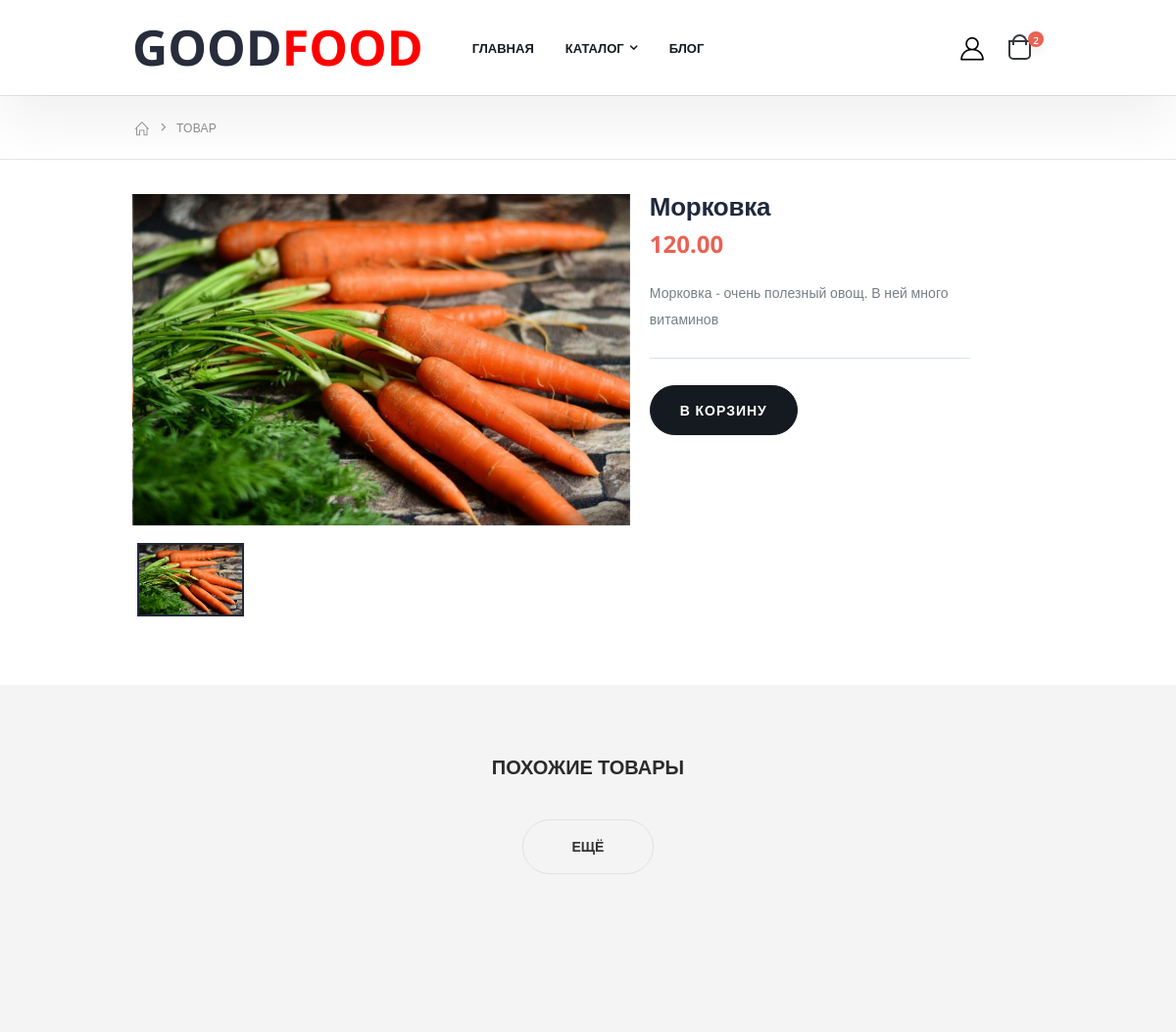
/product/1/ (upper part), run on an earlier commit of the app's database.
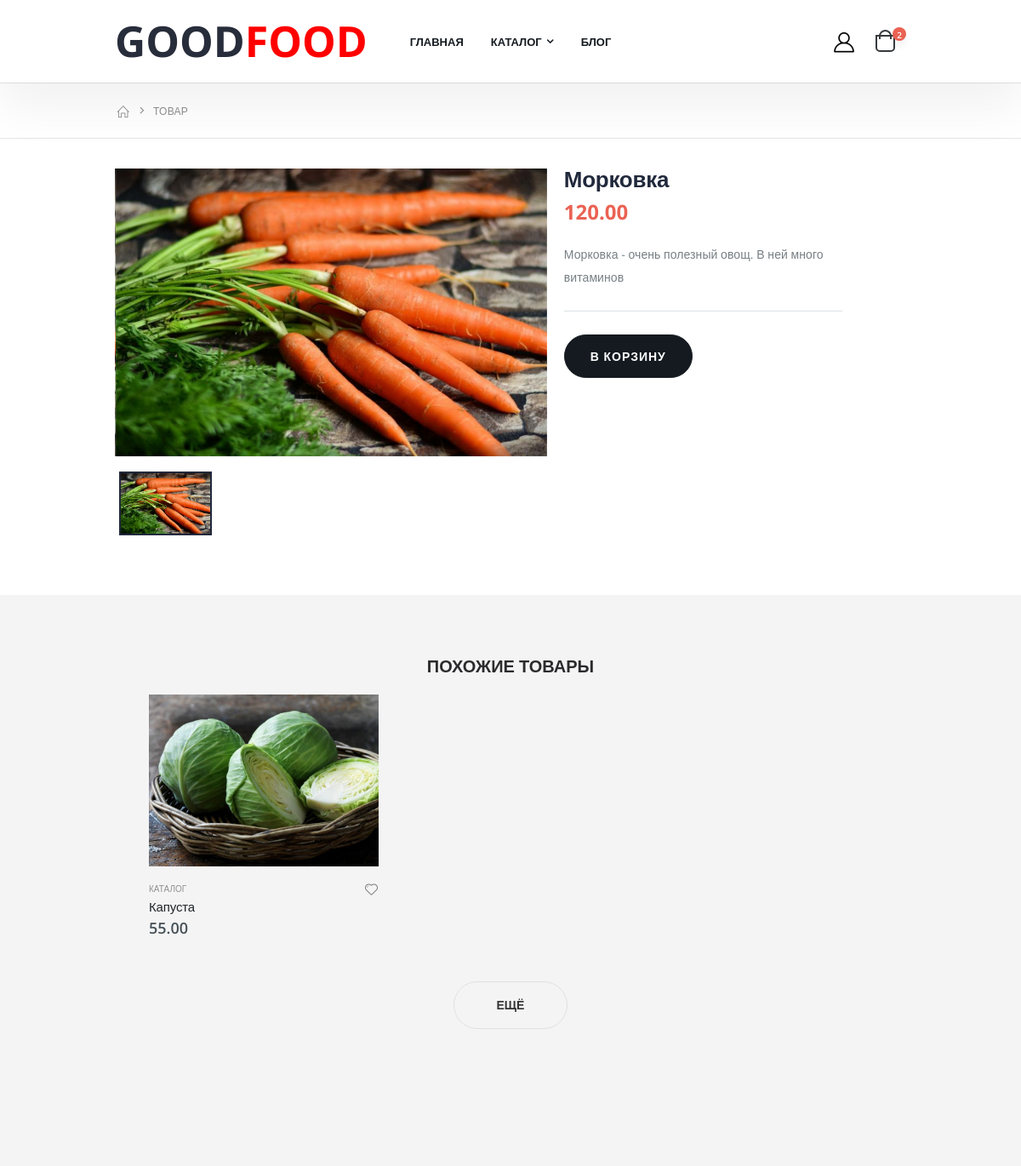
And on a later commit of the database.
### shop/models.py (models this page shows, shortened)
class Image(models.Model):
    image = models.ImageField(upload_to='images')
    product = models.ForeignKey('Product', on_delete=models.CASCADE)

class Product(models.Model):
    name = models.CharField(max_length=30)
    price = models.DecimalField(decimal_places=2, max_digits=6)
    description = models.TextField()
    category = models.ForeignKey('Category', on_delete=models.CASCADE)
    chosen = models.BooleanField(default=False)
    slider = models.BooleanField(default=False)

### shop/views.py (the view)
# urls.py: path('product/<int:product_id>/', views.product, name='product'),
def product(request, product_id):
    product = Product.objects.get(id=product_id)
    similar_products = Product.objects.filter(category=product.category)\
        .exclude(id=product_id).order_by('chosen')
    return render(request, 'product.html', {'product': product,
                                            'similar_products': similar_products})

### templates/product.html (shortened to what the changed rows need)
{% extends "index.html" %}
{% load static %}
{% block content %}
        <main class="main">
            <div class="container">
                <div class="row row-sm">
                    <div class="col-lg-12">
                        <div class="product-single-container product-single-default">
                            <div class="row row-sm">
                                <div class="col-lg-7 col-md-6 product-single-gallery">
                                    <div class="product-slider-container product-item">
                                        <div class="product-single-carousel owl-carousel owl-theme">
                                            {% for element in product.image_set.all %}
                                            <div class="product-item">
                                                <img class="product-single-image" src="{{ element.image.url }}" data-zoom-image="{{ element.image.url }}"/>
                                            </div>
                                            {% endfor %}
                                        </div>
                                    </div>
                                    <div class="prod-thumbnail row owl-dots" id='carousel-custom-dots'>
                                        {% for element in product.image_set.all %}
                                        <div class="col-3 owl-dot">
                                            <img src="{{ element.image.url }}"/>
                                        </div>
                                        {% endfor %}
                                    </div>
                                </div>
                                <div class="col-md-6 col-lg-5-more">
                                    <div class="product-single-details">
                                        <h1 class="product-title">{{ product.name }}</h1>
                                    </div>
                                </div>
                            </div>
                        </div>
                    </div>
                </div>
            </div>
            <div class="featured-section">
                <div class="container">
                    <div class="product-panel">
                        <h2 class="section-title">ПОХОЖИЕ ТОВАРЫ</h2>
                        <div class="row row-sm product-ajax-grid">
                            {% for element in similar_products %}
                            <div class="col-6 col-md-4">
                                <div class="product-default inner-quickview inner-icon">
                                    <figure>
                                        <a href="{% url 'shop:product' element.id %}">
                                            <img src="{{ element.image_set.first.image.url }}">
                                        </a>
                                        <div class="btn-icon-group">
                                            <a href="{% url 'shop:cart' element.id %}"><button class="btn-icon btn-add-cart" data-toggle="modal" data-target="#addCartModal"></button></a>
                                        </div>
                                    </figure>
                                    <div class="product-details">
                                        <div class="category-wrap">
                                            <div class="category-list">
                                                <a href="{% url 'shop:catalog' %}" class="product-category">Каталог</a>
                                            </div>
                                            <a href="#" class="btn-icon-wish"><i class="icon-heart"></i></a>
                                        </div>
                                        <h2 class="product-title">
                                            <a href="{% url 'shop:product' element.id %}">{{ element.name }}</a>
                                        </h2>
                                        <div class="price-box">
                                            <span class="product-price">{{ element.price }}</span>
                                        </div>
                                    </div>
                                </div>
                            </div>
                            {% endfor %}
                        </div>
                    </div>
                </div>
            </div>
        </main>
{% endblock content %}

What changed in the data, as far as the page shows it:
added Product: image_set.first.image (picture), name "Капуста", price "55.00"
